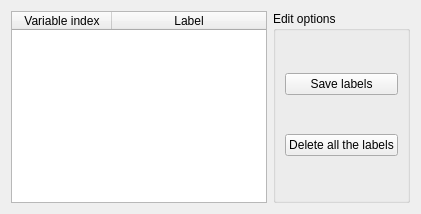
             <widget class="QWidget" name="tab_45">
              <attribute name="title">
               <string>Label elements</string>
              </attribute>
              <layout class="QHBoxLayout" name="horizontalLayout_20">
               <item>
                <widget class="QTableWidget" name="table_setlabels">
                 <property name="sizePolicy">
                  <sizepolicy hsizetype="Expanding" vsizetype="Expanding">
                   <horstretch>0</horstretch>
                   <verstretch>0</verstretch>
                  </sizepolicy>
                 </property>
                 <property name="autoFillBackground">
                  <bool>false</bool>
                 </property>
                 <property name="verticalScrollMode">
                  <enum>QAbstractItemView::ScrollPerPixel</enum>
                 </property>
                 <property name="horizontalScrollMode">
                  <enum>QAbstractItemView::ScrollPerPixel</enum>
                 </property>
                 <property name="sortingEnabled">
                  <bool>false</bool>
                 </property>
                 <attribute name="horizontalHeaderStretchLastSection">
                  <bool>true</bool>
                 </attribute>
                 <attribute name="verticalHeaderStretchLastSection">
                  <bool>false</bool>
                 </attribute>
                 <column>
                  <property name="text">
                   <string>Variable index</string>
                  </property>
                 </column>
                 <column>
                  <property name="text">
                   <string>Label</string>
                  </property>
                 </column>
                </widget>
               </item>
               <item>
                <widget class="QGroupBox" name="groupBox_5">
                 <property name="sizePolicy">
                  <sizepolicy hsizetype="Preferred" vsizetype="Preferred">
                   <horstretch>0</horstretch>
                   <verstretch>0</verstretch>
                  </sizepolicy>
                 </property>
                 <property name="title">
                  <string>Edit options</string>
                 </property>
                 <layout class="QVBoxLayout" name="verticalLayout_60">
                  <item>
                   <widget class="QPushButton" name="btn_set_labels">
                    <property name="text">
                     <string>Save labels</string>
                    </property>
                   </widget>
                  </item>
                  <item>
                   <widget class="QPushButton" name="btn_clear_labels">
                    <property name="text">
                     <string>Delete all the labels</string>
                    </property>
                   </widget>
                  </item>
                 </layout>
                </widget>
               </item>
              </layout>
             </widget>
